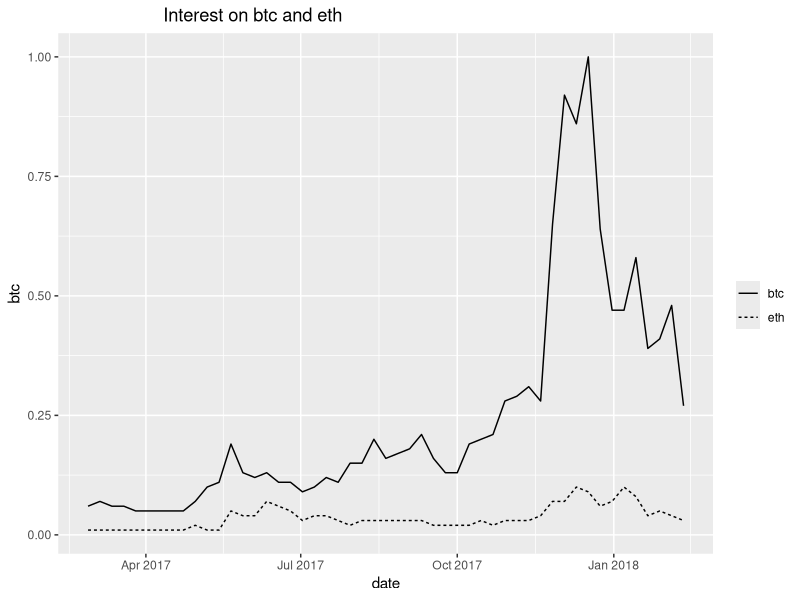
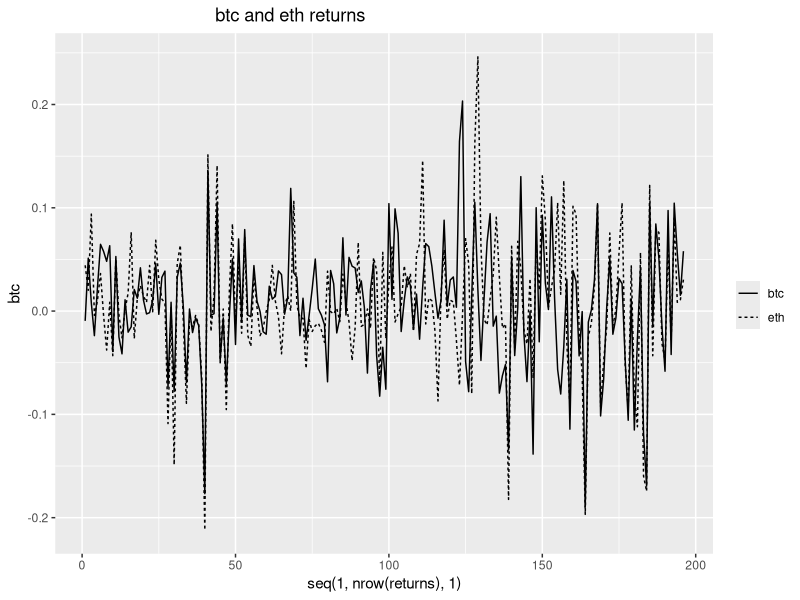

Here is the R script that generated these plots, in order:
## ---- chunk 1

library(readr)
btc <- read_csv('btc.csv')
dash <- read_csv('dash.csv')
eth <- read_csv('eth.csv')
iota <- read_csv('iot.csv')
lsk <- read_csv('lsk.csv')
maid <- read_csv('maid.csv')
neo <- read_csv('neo.csv')
xem <- read_csv('xem.csv')
xmr <- read_csv('xmr.csv')
xrp <- read_csv('xrp.csv')
zec <- read_csv('zec.csv')

btc = data.frame(btc)
dash = data.frame(dash)
eth = data.frame(eth)
iota = data.frame(iota)
lsk = data.frame(lsk)
maid = data.frame(maid)
neo = data.frame(neo)
xem = data.frame(xem)
xmr = data.frame(xmr)
xrp = data.frame(xrp)
zec = data.frame(zec)


btc = btc[ , 2:5]
dash = dash[ , 2:5]
eth = eth[ , 2:5]
iota = iota[ , 2:5]
lsk = lsk[ , 2:5]
neo = neo[ , 2:5]
xem = xem[ , 2:5]
xmr = xmr[ , 2:5]
xrp = xrp[ , 2:5]
zec = zec[ , 2:5]
maid = maid[ , 2:5]


btc$volatility = btc[,3] - btc[,4]
dash$volatility = dash[,3] - dash[,4]
#we cannot use eos because there is no data about its volatility (high -low)
eth$volatility = eth[,3] - eth[,4]
iota$volatility = iota[,3] - iota[,4]
lsk$volatility = lsk[,3] - lsk[,4]
neo$volatility = neo[,3] - neo[,4]
xem$volatility = xem[,3] - xem[,4]
xmr$volatility = xmr[,3] - xmr[,4]
xrp$volatility = xrp[,3] - xrp[,4]
zec$volatility = zec[,3] - zec[,4]
maid$volatility = maid[,3] - maid[,4]


n = 196

btc = btc[(nrow(btc)-n):nrow(btc),]
dash = dash[(nrow(dash)-n):nrow(dash),]
eth = eth[(nrow(eth)-n):nrow(eth),]
iota = iota[(nrow(iota)-n):nrow(iota),]
lsk = lsk[(nrow(lsk)-n):nrow(lsk),]
xem = xem[(nrow(xem)-n):nrow(xem),]
xmr = xmr[(nrow(xmr)-n):nrow(xmr),]
xrp = xrp[(nrow(xrp)-n):nrow(xrp),]
zec = zec[(nrow(zec)-n):nrow(zec),]
maid = maid[(nrow(maid)-n):nrow(maid),]

btc$ret = c(NA, diff(log(btc$close)))
dash$ret = c(NA, diff(log(dash$close)))
eth$ret = c(NA, diff(log(eth$close)))
iota$ret = c(NA, diff(log(iota$close)))
lsk$ret = c(NA, diff(log(lsk$close)))
neo$ret = c(NA, diff(log(neo$close)))
xem$ret = c(NA, diff(log(xem$close)))
xmr$ret = c(NA, diff(log(xmr$close)))
xrp$ret = c(NA, diff(log(xrp$close)))
zec$ret = c(NA, diff(log(zec$close)))
maid$ret = c(NA, diff(log(maid$close)))

btc = btc[2:nrow(btc), ]
eth = eth[2:nrow(eth), ]
dash = dash[2:197, ]
iota = iota[2:197, ]
lsk = lsk[2:197, ]
neo = neo[2:197, ]
xem = xem[2:197, ]
xmr = xmr[2:197, ]
xrp = xrp[2:197, ]
zec = zec[2:197, ]
maid = maid[2:197, ]
## ---- chunk 2
#the next step is to create tables for each category of cryptocurrencies, and put some variables 

#for that we need to read the variables again, one by one, as done in the previous code.


total_perc_ret_btc = (btc$close[nrow(btc)] - btc$close[1])/btc$close[1]
print(total_perc_ret_btc)
total_perc_ret_eth = (eth$close[nrow(eth)] - eth$close[1])/eth$close[1]
print(total_perc_ret_eth)

mean_daily_vol_btc = mean(btc$volatility)
print(mean_daily_vol_btc)
mean_daily_vol_eth = mean(eth$volatility)
print(mean_daily_vol_eth) #much lower volatility

mean_price_btc = mean(btc$close)
mean_vol_to_mean_price_btc = mean_daily_vol_btc/mean_price_btc

mean_price_eth = mean(eth$close)
mean_vol_to_mean_price_eth = mean_daily_vol_eth/mean_price_eth

mean_daily_ret_btc = mean(btc$ret)
mean_daily_ret_eth = mean(eth$ret)

mean_daily_perc_vol_btc = mean(btc$volatility) / mean(btc$close)
mean_daily_perc_vol_eth = mean(eth$volatility) / mean(eth$close)


#we now need to take into account the google interest towards the cryptocurrencies

library(readr)
interest = read_csv('eth_btc_google.csv')
interest = data.frame(interest)
interest$btc = interest$btc/100
interest$eth = interest$eth/100
interest$date = as.Date(interest$date)

library(ggplot2)

btc_eth_int <- ggplot(data = interest, aes(x = date)) +
  geom_line(aes(y = btc, linetype = "btc")) +
  geom_line(aes(y = eth, linetype = "eth")) +
  ggtitle('                     Interest on btc and eth      ') +
  scale_linetype_discrete(name ="")
btc_eth_int


## ---- chunk 3
returns = cbind(btc$ret, eth$ret, dash$ret, iota$ret, lsk$ret, neo$ret, xem$ret, xmr$ret, xrp$ret, zec$ret, maid$ret)
returns = data.frame(returns)
colnames(returns) = c("btc", "eth", "dash", "iota", "lsk", "neo", "xem", "xmr", "xrp", "zec", "maid")
## ---- chunk 4
avg_interest_btc = mean(interest$btc)
avg_interest_eth = mean(interest$eth)
btc2 = read_csv('btc.csv')
nrow(btc2) #this number of observations is going to be used for taking the inverse of the time, so that we give more weight to currencies that have had good performance but are not still in the maturity stage, not even close (btc is also not in the maturity stage, but we expect ethereum to have more relevance in the coming years, as in less time it has done as much as bitcoin for the blockchain community, if not more)
inv_time_btc = 1 / (nrow(btc2) / 365) #0.1316264

eth2 = read_csv('eth.csv')
nrow(eth2)
inv_time_eth = 1 / (nrow(eth2) / 365) #0.3941685

#let's visualize the movement of the returns of both series
ggplot(data = returns, aes(x = seq(1, nrow(returns), 1))) +
  geom_line(aes(y = btc, linetype = "btc")) +
  geom_line(aes(y = eth, linetype = "eth")) +
  ggtitle('                                btc and eth returns') +
  scale_linetype_discrete(name = "")



## ---- chunk 5
#this chunk contains all the rest of calculations for including in the excel spreadsheet (where the final computation of portfolio weights is carried out)

#anonymity cryptos
total_perc_ret_xmr = (xmr$close[nrow(xmr)] - xmr$close[1])/xmr$close[1]
total_perc_ret_zec = (zec$close[nrow(zec)] - zec$close[1])/zec$close[1]
total_perc_ret_dash = (dash$close[nrow(dash)] - dash$close[1])/dash$close[1]

mean_ret_xmr = mean(returns$xmr)
mean_ret_zec = mean(returns$zec)
mean_ret_dash = mean(returns$dash)


anonim_interest = read_csv('anonimity_cryptos_interest.csv')
anonim_interest = data.frame(anonim_interest)
anonim_interest$dash = anonim_interest$dash/100
anonim_interest$zec = anonim_interest$zec/100
anonim_interest$xmr = anonim_interest$xmr/100

mean_int_dash = mean(anonim_interest$dash)
mean_int_zec = mean(anonim_interest$zec)
mean_int_xmr = mean(anonim_interest$xmr)

mean_vol_dash = mean(dash$volatility)
mean_vol_zec = mean(zec$volatility)
mean_vol_xmr = mean(xmr$volatility)

mean_perc_vol_dash = mean_vol_dash / mean(dash$close)
mean_perc_vol_zec = mean_vol_zec / mean(zec$close)
mean_perc_vol_xmr = mean_vol_xmr / mean(xmr$close)

xmr2 = read_csv('xmr.csv')
nrow(xmr2)
inv_time_xmr = 1 / (nrow(xmr2) / 365)

zec2 = read_csv('zec.csv')
inv_time_zec = 1 / (nrow(zec2) / 365)

dash2 = read_csv('dash.csv')
inv_time_dash = 1 / (nrow(dash2) / 365)


xem2 = read_csv('xem.csv')
tot_perc_ret_xem = (xem$close[nrow(xem)] - xem$close[1]) / xem$close[1]
tot_perc_ret_xem

xrp2 = read_csv('xrp.csv')
tot_perc_ret_xrp = (xrp$close[nrow(xrp)] - xrp$close[1] ) / xrp$close[1]
tot_perc_ret_xrp

tot_perc_ret_neo = (neo$close[nrow(neo)] - neo$close[1]) / neo$close[1]
tot_perc_ret_neo

mean_daily_ret_xem = mean(xem$ret)
mean_daily_ret_xem
mean_daily_ret_xrp = mean(xrp$ret)
mean_daily_ret_xrp
mean_daily_ret_neo = mean(neo$ret)
mean_daily_ret_neo

platform_int = read_csv('platform_interest.csv')
platform_int = data.frame(platform_int)
platform_int$xrp[1:3] = c(0,0,0) #we clean the data to have only numbers. 
platform_int$xem = platform_int$xem/100
platform_int$xrp = as.numeric(platform_int$xrp)
#platform_int = gsub(pattern = '<1', x = platform_int, replacement = 0.5)
platform_int$xrp = platform_int$xrp/100
platform_int$neo = platform_int$neo/100

mean_vol_xem = mean(xem$volatility)
mean_vol_xrp = mean(xrp$volatility)
mean_vol_neo = mean(neo$volatility)
mean_vol_xem
mean_vol_xrp
mean_vol_neo

mean_perc_vol_xem = mean_vol_xem/mean(xem$close)
mean_perc_vol_xrp = mean_vol_xrp/mean(xrp$close)
mean_perc_vol_neo = mean_vol_neo/mean(neo$close)

inv_time_xem = 1/(nrow(xem2)/365)
inv_time_xrp = 1/(nrow(xrp2)/365)

neo2 = read_csv('neo.csv')
inv_time_neo = 1/(nrow(neo2)/365)


#now let's do the protocol currencies analysis
tot_perc_ret_iota = (iota$close[nrow(iota)] - iota$close[1]) / iota$close[1]
tot_perc_ret_lsk = (lsk$close[nrow(lsk)] - lsk$close[1]) / lsk$close[1]
tot_perc_ret_maid = (maid$close[nrow(maid)] - maid$close[1]) / maid$close[1]

mean_daily_ret_iota = mean(iota$ret)
mean_daily_ret_iota
mean_daily_ret_lsk = mean(lsk$ret)
mean_daily_ret_lsk
mean_daily_ret_maid = mean(maid$ret)
mean_daily_ret_maid


#now let us check the google interest in each of the protocol currencies

protocol_int = read_csv('protocol_interest.csv')

protocol_int$lsk = ifelse(protocol_int$lsk == "<1", 0.5, protocol_int$lsk) #we transform all values <1 to 0.5, as the expected mean between 0 and 1 is supposed to be this if the range behaves normally (bell-shaped).
protocol_int$maid = ifelse(protocol_int$maid == "<1", 0.5, protocol_int$maid)

protocol_int$iota = as.numeric(protocol_int$iota)
protocol_int$lsk = as.numeric(protocol_int$lsk)
protocol_int$maid = as.numeric(protocol_int$maid)

protocol_int$iota = protocol_int$iota/100
protocol_int$lsk = protocol_int$lsk/100
protocol_int$maid = protocol_int$maid / 100

avg_int_iota = mean(protocol_int$iota)
avg_int_lsk = mean(protocol_int$lsk)
avg_int_maid = mean(protocol_int$maid)

mean_vol_iota = mean(iota$volatility)
mean_vol_lsk = mean(lsk$volatility)
mean_vol_maid = mean(maid$volatility)

mean_vol_iota
mean_vol_lsk
mean_vol_maid


perc_vol_iota = mean_vol_iota / mean(iota$close)
perc_vol_lsk = mean_vol_lsk / mean(lsk$close)
perc_vol_maid = mean_vol_maid / mean(maid$close)

perc_vol_iota
perc_vol_lsk
perc_vol_maid

iota2 = read_csv('iot.csv')
inv_time_iota = 1 / (nrow(iota2) / 365)

lsk2 = read_csv('lsk.csv')
inv_time_lsk = 1 / (nrow(lsk2) / 365)

maid2 = read_csv('maid.csv')
inv_time_maid = 1 / (nrow(maid) / 365)

inv_time_iota
inv_time_lsk
inv_time_maid

